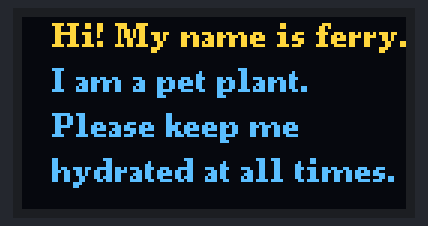
Bench run of a sketch on a simulated Arduino Uno, built with avr-gcc and run on an emulated ATmega328P. On the bench: 128×64 one-colour display. The OLED is the two-colour kind (top 16 rows yellow).

Above: at 0.2 s.

The sketch:

oled_display.ino
```cpp
#include <Arduino.h>
#include <U8g2lib.h>

#ifdef U8X8_HAVE_HW_SPI
#include <SPI.h>
#endif
#ifdef U8X8_HAVE_HW_I2C
#include <Wire.h>
#endif


U8G2_SSD1306_128X64_NONAME_F_HW_I2C u8g2(U8G2_R0, SCL,  SDA, U8X8_PIN_NONE);


void setup(void) {
  u8g2.begin();
}

void loop(void) {
  u8g2.clearBuffer();
  u8g2.setFont(u8g2_font_ncenB08_tr);
  u8g2.drawStr(10,10,"Hi! My name is ferry.");
  u8g2.drawStr(10,25,"I am a pet plant.");
  u8g2.drawStr(10,40,"Please keep me");
  u8g2.drawStr(10,55,"hydrated at all times.");
  u8g2.sendBuffer();
  delay(1000);
}
```
